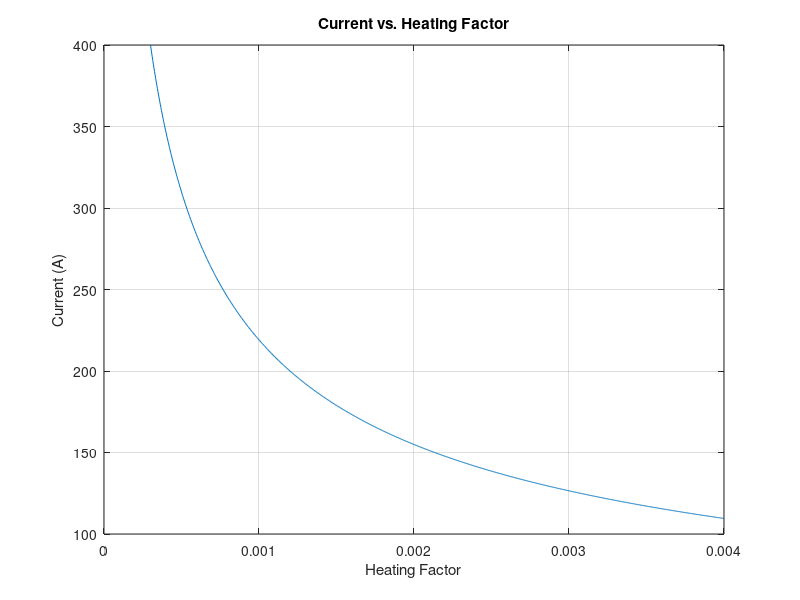

Reproduce this figure in MATLAB.
clear all;
close all;

Tj = 75;
Ta = 27;
H = linspace(0.0003, 0.0040, 1000);

i = sqrt((Tj - Ta) ./ H);


figure
plot(H, i)
title('Current vs. Heating Factor')
ylabel('Current (A)')
xlabel('Heating Factor')
grid on

print -dpng currentheating.png
